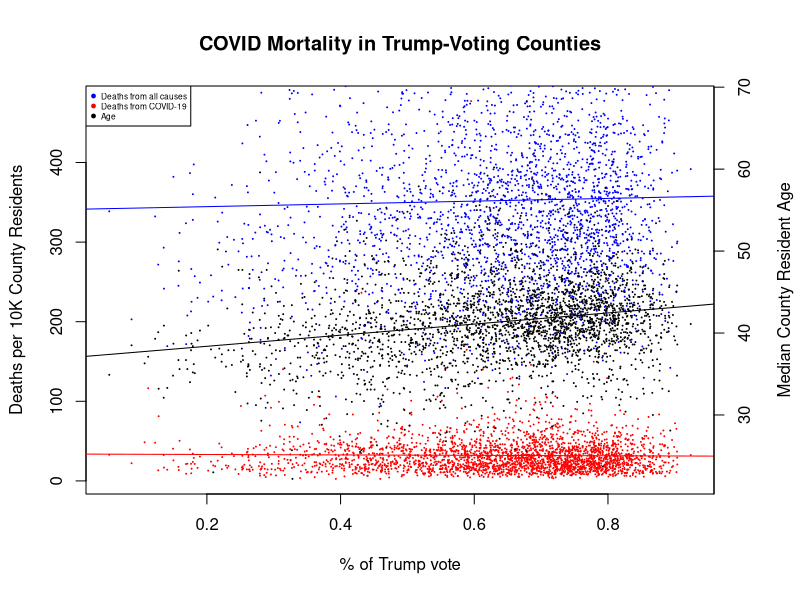
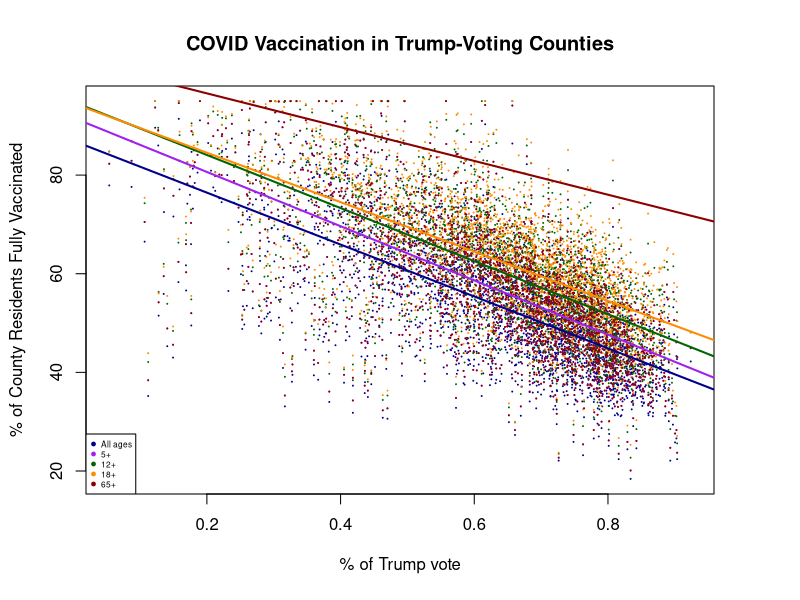
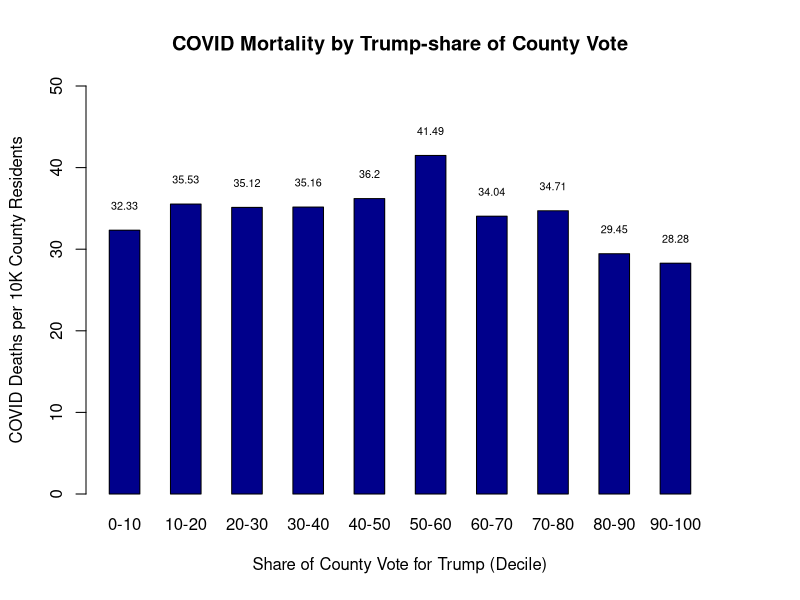
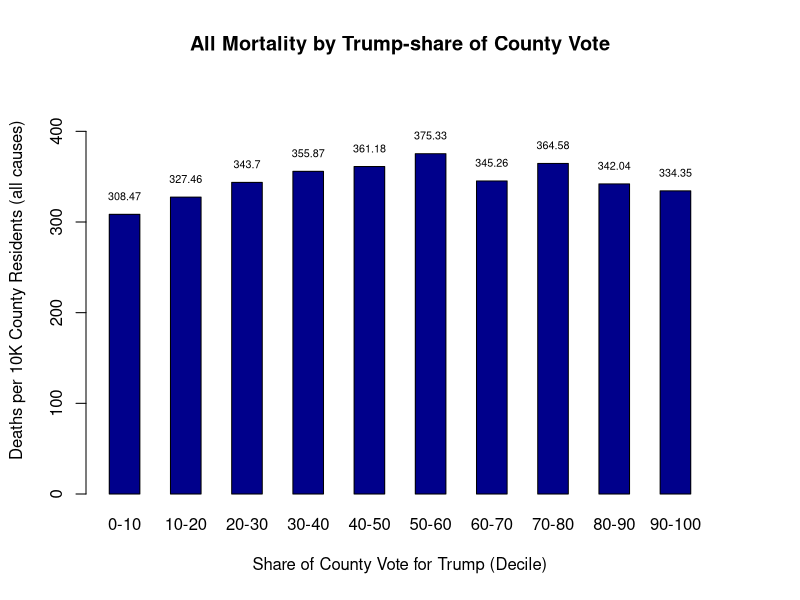
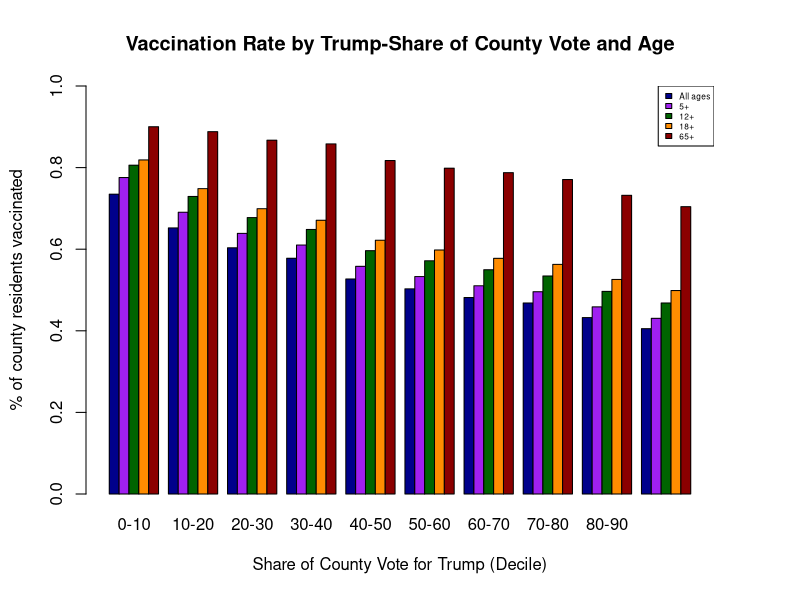

The R script that drew these images, in order:
County_Table <- read.csv("COVID_Mortality_Trump_Voters_1.csv", header = TRUE, sep = ",")
Decile_Table <- read.csv("COVID_Mortality_Trump_Voters_2.csv", header = TRUE, sep = ',')

#===== Plot COVID Mortality in Trump-Voting Counties

par(mar = c(5, 4, 4, 4) + 0.3)
plot(County_Table$Avg_Trump_vote,
     County_Table$COVID_Deaths_Per_10K,
     main = 'COVID Mortality in Trump-Voting Counties',
     xlab = '% of Trump vote',
     ylab = 'Deaths per 10K County Residents',
     pch = 19,
     cex = 0.05,
     col = "red")
points(County_Table$Avg_Trump_vote,
       County_Table$All_Deaths_Per_10K,
       pch = 19,
       cex = 0.05,
       col = "blue")
legend(x = "topleft",
       text.font = 1,
       legend = c('Deaths from all causes', 'Deaths from COVID-19', 'Age'),
       pch = c(19, 19, 19),
       cex = 0.5,
       col = c("blue", "red", "black"))
abline(lm(COVID_Deaths_Per_10K ~ Avg_Trump_vote, data = County_Table), col="red")
abline(lm(All_Deaths_Per_10K ~ Avg_Trump_vote, data = County_Table), col = "blue")
par(new = TRUE)
plot(County_Table$Avg_Trump_vote,
     County_Table$median_age,
     axes = FALSE,
     xlab = "",
     ylab = "",
     pch = 19,
     cex = 0.05)
axis(side = 4, at = pretty(range(County_Table$median_age)))
mtext("Median County Resident Age", side = 4, line = 3)
abline(lm(median_age ~ Avg_Trump_vote, data = County_Table), col="black")

#===== Correlation measurements: COVID Mortality in Trump-Voting Counties

COVID_Death_Summary <- summary(lm(COVID_Deaths_Per_10K ~ Avg_Trump_vote, data = County_Table))
All_Death_Summary <- summary(lm(All_Deaths_Per_10K ~ Avg_Trump_vote, data = County_Table))
Age_Summary <- summary(lm(median_age ~ Avg_Trump_vote, data = County_Table))

intercept1 <- COVID_Death_Summary$coefficients[1,1]
slope1 <- COVID_Death_Summary$coefficients[2,1]
rsq1 <- COVID_Death_Summary$r.squared
rsq_adj1 <- COVID_Death_Summary$adj.r.squared
COVID_Deaths <- c(intercept1, slope1, rsq1, rsq_adj1)

intercept2 <- All_Death_Summary$coefficients[1,1]
slope2 <- All_Death_Summary$coefficients[2,1]
rsq2 <- All_Death_Summary$r.squared
rsq_adj2 <- All_Death_Summary$adj.r.squared
All_Deaths <- c(intercept2, slope2, rsq2, rsq_adj2)

intercept3 <- Age_Summary$coefficients[1,1]
slope3 <- Age_Summary$coefficients[2,1]
rsq3 <- Age_Summary$r.squared
rsq_adj3 <- Age_Summary$adj.r.squared
Age <- c(intercept3, slope3, rsq3, rsq_adj3)

metrics <- c("intercept",
             "slope",
             "r squared",
             "adjusted r squared")

COVID_Mortality_Summary <- data.frame(metrics,
                            COVID_Deaths,
                            All_Deaths,
                            Age)

# ==== Vaccination Rates across Trump-Voting Counties

par(mar = c(5, 4, 4, 4) + 0.3)
plot(County_Table$Avg_Trump_vote,
     County_Table$Vax_Pct,
     main = 'COVID Vaccination in Trump-Voting Counties',
     xlab = '% of Trump vote',
     ylab = '% of County Residents Fully Vaccinated',
     pch = 19,
     cex = 0.1,
     col = "darkblue")
points(County_Table$Avg_Trump_vote,
       County_Table$Vax_5Plus_Pct,
       pch = 19,
       cex = 0.1,
       col = "purple")
points(County_Table$Avg_Trump_vote,
       County_Table$Vax_12Plus_Pct,
       pch = 19,
       cex = 0.1,
       col = "darkgreen")
points(County_Table$Avg_Trump_vote,
       County_Table$Vax_18Plus_Pct,
       pch = 19,
       cex = 0.1,
       col = "darkorange")
points(County_Table$Avg_Trump_vote,
       County_Table$Vax_5Plus_Pct,
       pch = 19,
       cex = 0.1,
       col = "darkred")
legend(x = "bottomleft",
       text.font = 1,
       legend = c('All ages', '5+', '12+', '18+', '65+'),
       pch = c(19, 19, 19, 19, 19),
       cex = 0.5,
       col = c("darkblue", "purple", "darkgreen", "darkorange", "darkred"))
abline(lm(Vax_Pct ~ Avg_Trump_vote, data = County_Table), col="darkblue", lwd = 2)
abline(lm(Vax_5Plus_Pct ~ Avg_Trump_vote, data = County_Table), col = "purple", lwd = 2)
abline(lm(Vax_12Plus_Pct ~ Avg_Trump_vote, data = County_Table), col = "darkgreen", lwd = 2)
abline(lm(Vax_18Plus_Pct ~ Avg_Trump_vote, data = County_Table), col = "darkorange", lwd = 2)
abline(lm(Vax_65Plus_Pct ~ Avg_Trump_vote, data = County_Table), col = "darkred", lwd = 2)

#==== Correlation Measurements: Vaccination Rates Across Trump-Voting Counties

Vax_Summary <- summary(lm(Vax_Pct ~ Avg_Trump_vote, data = County_Table))
Vax5_Summary <- summary(lm(Vax_5Plus_Pct ~ Avg_Trump_vote, data = County_Table))
Vax12_Summary <- summary(lm(Vax_12Plus_Pct ~ Avg_Trump_vote, data = County_Table))
Vax18_Summary <- summary(lm(Vax_18Plus_Pct ~ Avg_Trump_vote, data = County_Table))
Vax65_Summary <- summary(lm(Vax_65Plus_Pct ~ Avg_Trump_vote, data = County_Table))

intercept1a <- Vax_Summary$coefficients[1,1]
slope1a <- Vax_Summary$coefficients[2,1]
rsq1a <- Vax_Summary$r.squared
rsq_adj1a <- Vax_Summary$adj.r.squared
All_Ages <- c(intercept1a, slope1a, rsq1a, rsq_adj1a)

intercept2a <- Vax5_Summary$coefficients[1,1]
slope2a <- Vax5_Summary$coefficients[2,1]
rsq2a <- Vax5_Summary$r.squared
rsq_adj2a <- Vax5_Summary$adj.r.squared
Plus_5 <- c(intercept2a, slope2a, rsq2a, rsq_adj2a)

intercept3a <- Vax12_Summary$coefficients[1,1]
slope3a <- Vax12_Summary$coefficients[2,1]
rsq3a <- Vax12_Summary$r.squared
rsq_adj3a <- Vax12_Summary$adj.r.squared
Plus_12 <- c(intercept3a, slope3a, rsq3a, rsq_adj3a)

intercept4a <- Vax18_Summary$coefficients[1,1]
slope4a <- Vax18_Summary$coefficients[2,1]
rsq4a <- Vax18_Summary$r.squared
rsq_adj4a <- Vax18_Summary$adj.r.squared
Plus_18 <- c(intercept4a, slope4a, rsq4a, rsq_adj4a)

intercept5a <- Vax65_Summary$coefficients[1,1]
slope5a <- Vax65_Summary$coefficients[2,1]
rsq5a <- Vax65_Summary$r.squared
rsq_adj5a <- Vax65_Summary$adj.r.squared
Plus_65 <- c(intercept5a, slope5a, rsq5a, rsq_adj5a)

metrics2 <- c("intercept",
             "slope",
             "r squared",
             "adjusted r squared")

COVID_Vaccination_Summary <- data.frame(metrics,
                         All_Ages,
                         Plus_5,
                         Plus_12,
                         Plus_18,
                         Plus_65)
# ===== Return summary tables: Trump-voting county correlation statistics
COVID_Mortality_Summary
COVID_Vaccination_Summary

# ===== Plot COVID Mortality by Trump-Voting County Deciles
Decile_Table <- Decile_Table[order(Decile_Table$Trump_Vote_Decile, decreasing = TRUE),]
Trump_Vote_Decile1 <- c('0-10',
                        '10-20',
                        '20-30',
                        '30-40',
                        '40-50',
                        '50-60',
                        '60-70',
                        '70-80',
                        '80-90',
                        '90-100')
Decile_Table$Trump_Vote_Decile <- Trump_Vote_Decile1

Decile_Table_1 <- data.frame(Decile_Table$Trump_Vote_Decile,
                             Decile_Table$COVID_mortality_Per_10K)
Decile_Table_2 <- data.frame(t(Decile_Table_1[-1]))
colnames(Decile_Table_2) <- Decile_Table_1[, 1]
Decile_Matrix_1 <- as.matrix(Decile_Table_2)

barplot(height = Decile_Matrix_1,
        beside = TRUE,
        ylim = c(0,50),
        main = "COVID Mortality by Trump-share of County Vote",
        xlab = "Share of County Vote for Trump (Decile)",
        ylab = "COVID Deaths per 10K County Residents",
        col = "darkblue")

heights <- Decile_Table$COVID_mortality_Per_10K + c(3,3,3,3,3,3,3,3,3,3)
label <- round(Decile_Table$COVID_mortality_Per_10K, digits = 2)

text(x= seq(from = 1.5, to = 19.5, by = 2),
     y = heights,
     labels = label,
     cex = 0.65
)

# ===== Plot All Mortality by Trump-Voting County Deciles
Decile_Table_3 <- data.frame(Decile_Table$Trump_Vote_Decile,
                             Decile_Table$All_mortality_Per_10K)
Decile_Table_4 <- data.frame(t(Decile_Table_3[-1]))
colnames(Decile_Table_4) <- Decile_Table_3[, 1]
Decile_Matrix_2 <- as.matrix(Decile_Table_4)

barplot(height = Decile_Matrix_2,
        beside = TRUE,
        ylim = c(0,450),
        main = "All Mortality by Trump-share of County Vote",
        xlab = "Share of County Vote for Trump (Decile)",
        ylab = "Deaths per 10K County Residents (all causes)",
        col = "darkblue")

heights <- Decile_Table$All_mortality_Per_10K + c(20,20,20,20,20,20,20,20,20,20)
label <- round(Decile_Table$All_mortality_Per_10K, digits = 2)

text(x= seq(from = 1.5, to = 19.5, by = 2),
     y = heights,
     labels = label,
     cex = 0.65
)

# ===== Plot COVID vaccination among different age groups by Trump-Voting County Deciles
Decile_Table_5 <- data.frame(Decile_Table$Trump_Vote_Decile,
                             Decile_Table$Vax_Pct,
                             Decile_Table$Vax_5Plus_Pct,
                             Decile_Table$Vax_12Plus_Pct,
                             Decile_Table$Vax_18Plus_Pct,
                             Decile_Table$Vax_65Plus_Pct)
Decile_Table_6 <- data.frame(t(Decile_Table_5[-1]))
colnames(Decile_Table_6) <- Decile_Table_5[, 1]
Decile_Matrix_3 <- as.matrix(Decile_Table_6)
barplot(height = Decile_Matrix_3,
        beside = TRUE,
        ylim = c(0,1),
        main = "Vaccination Rate by Trump-Share of County Vote and Age",
        xlab = "Share of County Vote for Trump (Decile)",
        ylab = "% of county residents vaccinated",
        col = c("darkblue", "purple", "darkgreen", "darkorange", "darkred")
)

legend("topright",
       text.font = 1,
       cex = 0.5,
       legend = c("All ages", "5+", "12+", "18+", "65+"),
       fill = c("darkblue", "purple", "darkgreen", "darkorange", "darkred"))
